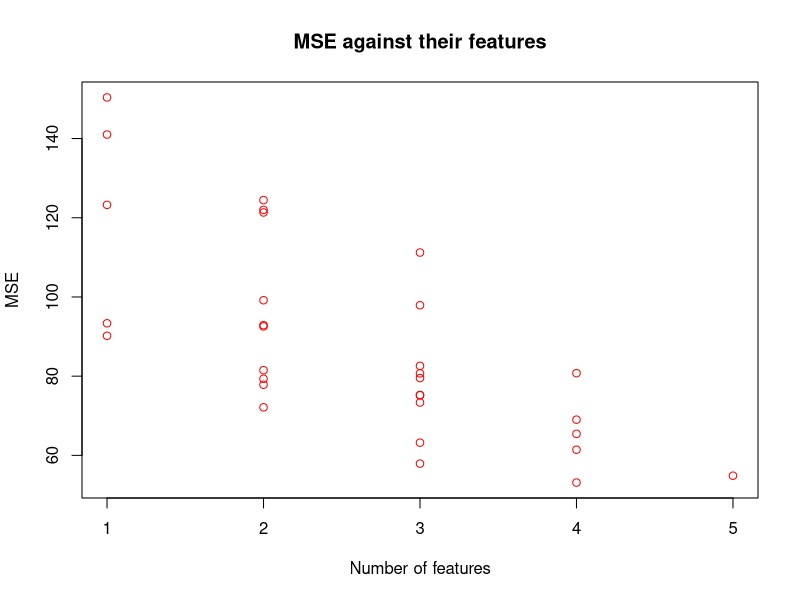

Write R code to recreate this figure.

#linear regression return response
mylin=function(X,Y, Xpred){
  Xpred1=cbind(1,Xpred)
  X=cbind(1,X)
  beta <- solve(t(X) %*% X) %*% t(X) %*% Y
  Res = Xpred1%*%beta
  return(Res)
}

#my cv function 
myCV=function(X,Y,Nfolds){
  n=length(Y)
  p=ncol(X)
  set.seed(12345)
  ind=sample(n,n)
  X1=X[ind,]
  Y1=Y[ind]
  sF=floor(n/Nfolds)
  MSE=numeric(2^p-1)
  Nfeat=numeric(2^p-1)
  Features=list()
  curr=0

  #we assume 5 features.
  for (f1 in 0:1)
    for (f2 in 0:1)
      for(f3 in 0:1)
        for(f4 in 0:1)
          for(f5 in 0:1){
            model= c(f1,f2,f3,f4,f5)
            if (sum(model)==0) next()
            SSE=0
  
            # generating sequence
            lower_index_seq <- seq(1,n,sF)
            upper_index_seq <- seq(0,n,sF)
            
            current_selected_feature <- which(model == 1)
            X2<- X1[,current_selected_feature,drop=F] #apply k fold
            
            for (k in 1:Nfolds)
            {
              i <- lower_index_seq[k]
              j <- upper_index_seq[k+1]
              
              k_fold_ind <- ind[i:j] # calculating indexes
              
              Xpred <- X2[k_fold_ind,]
              Xt <- X2[-k_fold_ind,]
              
              Yp <- Y1[k_fold_ind]
              Yt <- Y1[-k_fold_ind]
              
              Ypred <- mylin(Xt,Yt, Xpred)
              SSE=SSE+sum((Ypred-Yp)^2)
            }
            curr=curr+1
            MSE[curr]=SSE/n
            Nfeat[curr]=sum(model)
            Features[[curr]]=model
  
          }
    
      plot(x=Nfeat,y=MSE,  main = "MSE against their features", xlab = "Number of features", ylab ="MSE" , 
       col = "red")
      i=which.min(MSE)
    return(list(CV=MSE[i], Features=Features[[i]]))
}

myCV(as.matrix(swiss[,2:6]), swiss[[1]], 5)
